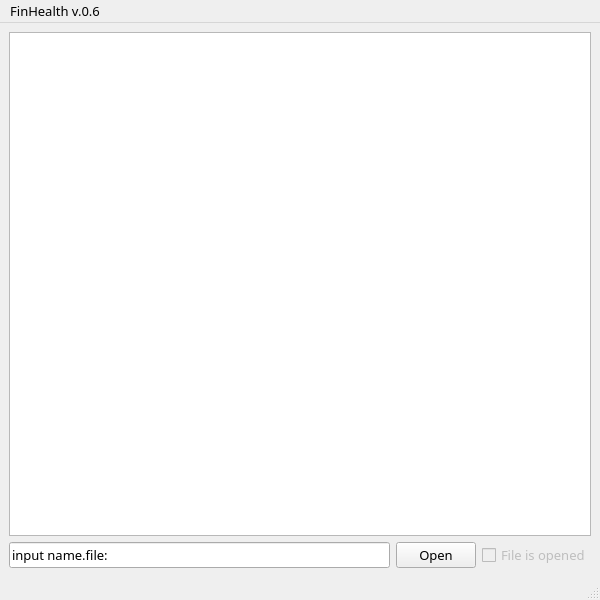
<?xml version="1.0" encoding="UTF-8"?>
<ui version="4.0">
 <class>MainWindow</class>
 <widget class="QMainWindow" name="MainWindow">
  <property name="geometry">
   <rect>
    <x>0</x>
    <y>0</y>
    <width>600</width>
    <height>600</height>
   </rect>
  </property>
  <property name="font">
   <font>
    <family>Segoe UI Variable Text</family>
    <pointsize>10</pointsize>
   </font>
  </property>
  <property name="windowTitle">
   <string/>
  </property>
  <widget class="QWidget" name="centralwidget">
   <layout class="QVBoxLayout" name="verticalLayout">
    <item>
     <widget class="QListWidget" name="dataFile"/>
    </item>
    <item>
     <layout class="QHBoxLayout" name="horizontalLayout">
      <item>
       <widget class="QLineEdit" name="lineInputName">
        <property name="text">
         <string>input name.file:</string>
        </property>
       </widget>
      </item>
      <item>
       <widget class="QPushButton" name="pushButton">
        <property name="text">
         <string>Open</string>
        </property>
       </widget>
      </item>
      <item>
       <widget class="QCheckBox" name="checkBox">
        <property name="enabled">
         <bool>false</bool>
        </property>
        <property name="text">
         <string>File is opened</string>
        </property>
       </widget>
      </item>
     </layout>
    </item>
   </layout>
  </widget>
  <widget class="QStatusBar" name="statusbar"/>
  <widget class="QMenuBar" name="menubar">
   <property name="geometry">
    <rect>
     <x>0</x>
     <y>0</y>
     <width>600</width>
     <height>23</height>
    </rect>
   </property>
   <widget class="QMenu" name="menu">
    <property name="title">
     <string>FinHealth v.0.6</string>
    </property>
   </widget>
   <addaction name="menu"/>
  </widget>
 </widget>
 <resources/>
 <connections>
  <connection>
   <sender>pushButton</sender>
   <signal>clicked()</signal>
   <receiver>checkBox</receiver>
   <slot>toggle()</slot>
   <hints>
    <hint type="sourcelabel">
     <x>447</x>
     <y>548</y>
    </hint>
    <hint type="destinationlabel">
     <x>514</x>
     <y>556</y>
    </hint>
   </hints>
  </connection>
 </connections>
</ui>
